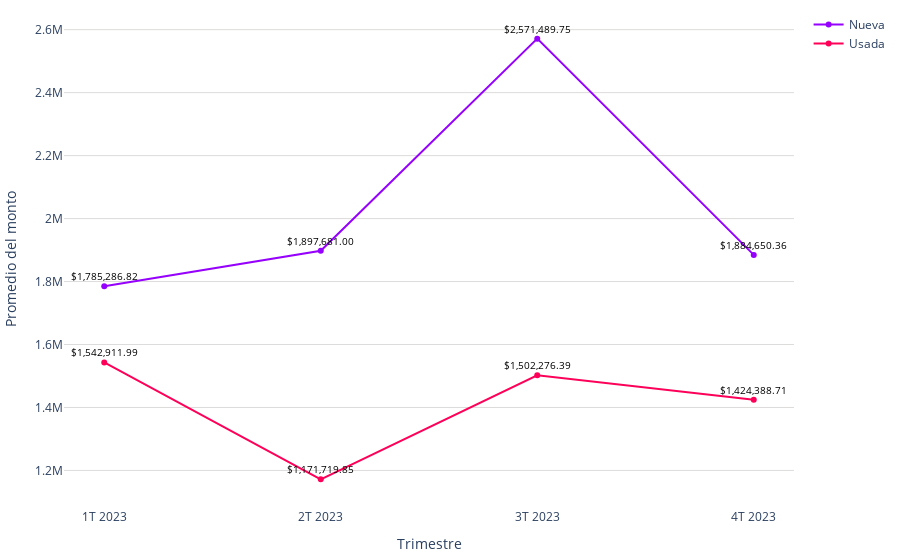

Write notebook code for a chart like this one.
### Code cell
# Datos
trimestres = promedio_monto_por_modalidad_mes['trimestre']
modalidades = promedio_monto_por_modalidad_mes['modalidad']
promedios = promedio_monto_por_modalidad_mes['promedio']

# Limpiar las cadenas de promedio y convertirlas a números
promedios_limpios = [float(promedio.replace(',', '')) for promedio in promedios]

colors = ['#9500ff', '#ff0059']
fig = go.Figure()

# Agregar líneas para cada modalidad
for i, modalidad in enumerate(modalidades.unique()):
    df_modalidad = promedio_monto_por_modalidad_mes[promedio_monto_por_modalidad_mes['modalidad'] == modalidad]
    fig.add_trace(go.Scatter(
        x=df_modalidad['trimestre'],
        y=df_modalidad['promedio'].apply(lambda x: float(x.replace(',', ''))),  # Usar los promedios limpios
        mode='markers+lines',
        name=modalidad,
        line=dict(color=colors[i % len(colors)])  # Asignar colores a las líneas
    ))

fig.update_layout(
    #title='Promedio de valor de créditos para viviendas nuevas y usadas (2023)',
    xaxis=dict(title='Trimestre'),
    yaxis=dict(title='Promedio del monto', gridcolor='#dddcda'),
    margin=dict(l=10, r=10, t=10, b=10),  # Ajusta los márgenes (left, right, top, bottom)
    plot_bgcolor='rgba(0,0,0,0)',  # Color de fondo del gráfico
)

# Agregar etiquetas de texto a los puntos con símbolo de dólar
for trace in fig.data:
    df_modalidad = promedio_monto_por_modalidad_mes[promedio_monto_por_modalidad_mes['modalidad'] == trace.name]
    for i, point in enumerate(trace.y):
        # Formatear el promedio con símbolo de dólar
        promedio_con_dolar = f'${df_modalidad.iloc[i]["promedio"]}'
        fig.add_annotation(
            x=trace.x[i],
            y=point,
            text=promedio_con_dolar,
            showarrow=False,
            font=dict(color='black', size=10),
            yshift=10
        )
# Exportar gráfica como archivo HTML
def guardar_grafico_como_html(fig, nombre_archivo, carpeta='assets\graficas'):
    # Crear la carpeta si no existe
    if not os.path.exists(carpeta):
        os.makedirs(carpeta)
    config = {
        'displaylogo': False,  # Ocultar el logo de Plotly
        'modeBarButtonsToRemove': [
            'toImage',       # Botón para guardar como imagen
            'select2d',      # Box select
            'lasso2d',       # Lasso select
            'resetScale2d',  # Reset Axes
        ]
    }
    # Gráfica como archivo HTML en la carpeta especificada
    pio.write_html(fig, f'{carpeta}/{nombre_archivo}.html', config=config)


guardar_grafico_como_html(fig, 'g_scatt_creditos_nuevausada_2023', carpeta='assets\graficas')
fig.show()

### Figure 1 — Plotly figure (JSON) as saved in the notebook; plotly's stock layout.template omitted (floating-point values rounded to 4 significant figures)
{"data": [{"line": {"color": "#9500ff"}, "mode": "markers+lines", "name": "Nueva", "type": "scatter", "x": ["1T 2023", "2T 2023", "3T 2023", "4T 2023"], "y": [1785000.0, 1897681, 2571000.0, 1885000.0]}, {"line": {"color": "#ff0059"}, "mode": "markers+lines", "name": "Usada", "type": "scatter", "x": ["1T 2023", "2T 2023", "3T 2023", "4T 2023"], "y": [1543000.0, 1172000.0, 1502000.0, 1424000.0]}], "layout": {"annotations": [{"font": {"color": "black", "size": 10}, "showarrow": false, "text": "$1,785,286.82", "x": "1T 2023", "y": 1785000.0, "yshift": 10}, {"font": {"color": "black", "size": 10}, "showarrow": false, "text": "$1,897,681.00", "x": "2T 2023", "y": 1897681, "yshift": 10}, {"font": {"color": "black", "size": 10}, "showarrow": false, "text": "$2,571,489.75", "x": "3T 2023", "y": 2571000.0, "yshift": 10}, {"font": {"color": "black", "size": 10}, "showarrow": false, "text": "$1,884,650.36", "x": "4T 2023", "y": 1885000.0, "yshift": 10}, {"font": {"color": "black", "size": 10}, "showarrow": false, "text": "$1,542,911.99", "x": "1T 2023", "y": 1543000.0, "yshift": 10}, {"font": {"color": "black", "size": 10}, "showarrow": false, "text": "$1,171,719.85", "x": "2T 2023", "y": 1172000.0, "yshift": 10}, {"font": {"color": "black", "size": 10}, "showarrow": false, "text": "$1,502,276.39", "x": "3T 2023", "y": 1502000.0, "yshift": 10}, {"font": {"color": "black", "size": 10}, "showarrow": false, "text": "$1,424,388.71", "x": "4T 2023", "y": 1424000.0, "yshift": 10}], "margin": {"b": 10, "l": 10, "r": 10, "t": 10}, "plot_bgcolor": "rgba(0,0,0,0)", "xaxis": {"title": {"text": "Trimestre"}}, "yaxis": {"gridcolor": "#dddcda", "title": {"text": "Promedio del monto"}}}}
